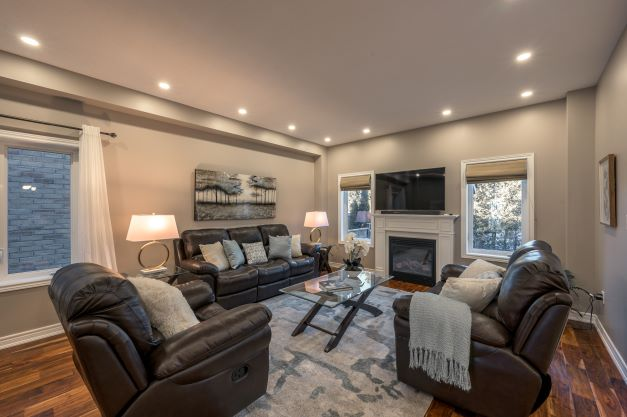
#> input picture MLAssignments/Assignment05/living_room.jpg, 627 x 417 px
$ jupyter execute --allow-errors assignment5a.ipynb
#> lines starting #> are read from the running program, lines starting #| are printed output that depends on the picture; long printed decimals are rounded
[cell 1]
import numpy as np
from skimage import io
import matplotlib.pyplot as plt
from sklearn.cluster import KMeans

[cell 2]
file = "_DSC0003.jpg"
#> (the rest of this cell did not finish here and is left out)

[cell 3]
def draw(N_cluster,data):
    shape=data.shape
    new_data = data.reshape(shape[0]*shape[1], 3)
    clusting = KMeans(n_clusters=N_cluster)
    cls_model = clusting.fit(new_data)
    centroids = cls_model.cluster_centers_
    cls_pred = cls_model.labels_
    for i in range(0, N_cluster):
        new_data[cls_pred == i] = centroids[i]
    new_data2 = new_data.reshape(shape[0], shape[1], 3)
    plt.figure()
    plt.title(file+" - k = "+str(N_cluster))
    plt.imshow(new_data2)
    return cls_model.inertia_

[cell 4]
inertias=[]
#> inertias = []
#> (the rest of this cell did not finish here and is left out)

#> (a cell that did not finish here is left out)

[cell 6]
file = "cat2.jpg"
#> (the rest of this cell did not finish here and is left out)

#> (a cell that did not finish here is left out)

[cell 8]
def k_means_inertia_calculation(datasets: np.ndarray, k: int):
    """ Calculate the inertia of K-means algorithm

    Arg:
        datasets(np.ndarray): The dataset that will be used to calculate the inertia.
        k(int): The number of clusters.

    Return:
        The inertia of K-means algorithm.
    """
    pass

    # Code start here
    kmeans = KMeans(n_clusters=k, random_state=0).fit(datasets)
    return kmeans.inertia_

[cell 9]
# Please replace the path if needed
fileName = "living_room.jpg"
#> fileName = 'living_room.jpg'
img = io.imread(fileName)
#> img is the input picture: shape (417, 627, 3); mean R, G, B 128.1, 112.1, 99.4
img = img.reshape(img.shape[0] * img.shape[1], 3)
inertia = []
for k in range(2, 20, 2):
    SSE = k_means_inertia_calculation(img, k)
    inertia.append(SSE)
    print("k=%s\t SSE = %f" % (k, SSE))
#> this loop made 9 passes
#> SSE on passes 1 to 9: 616285410.1, 227376132.7, 144310754.6, 107842976.4, 88614137.8, 74681886.1, 66995570.5, 55482388, 49108072.6
#| k=2	 SSE = 616285410.136
#| k=4	 SSE = 227376132.718
#| k=6	 SSE = 144310754.570
#| k=8	 SSE = 107842976.405
#| k=10	 SSE = 88614137.849
#| k=12	 SSE = 74681886.093
#| k=14	 SSE = 66995570.495
#| k=16	 SSE = 55482387.955
#> (further printed lines are left out)
#> after the loop, inertia = [616285410.1, 227376132.7, 144310754.6, 107842976.4, 88614137.8, 74681886.1, 66995570.5, 55482388, 49108072.6]
plt.plot(range(2, 20, 2), inertia)
plt.xlabel("Number of clusters")
plt.ylabel("Inertia")
plt.title("Inertia of K-means algorithm")
plt.show()
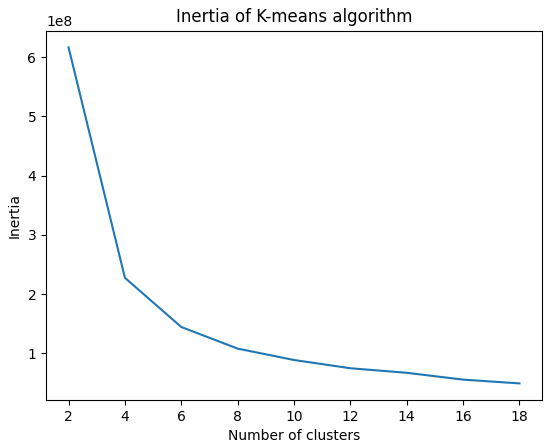
#> figure drawn by matplotlib, 1 panel

[cell 10]
stairs_img = "stairs.jpg"
task2_img = io.imread(stairs_img)
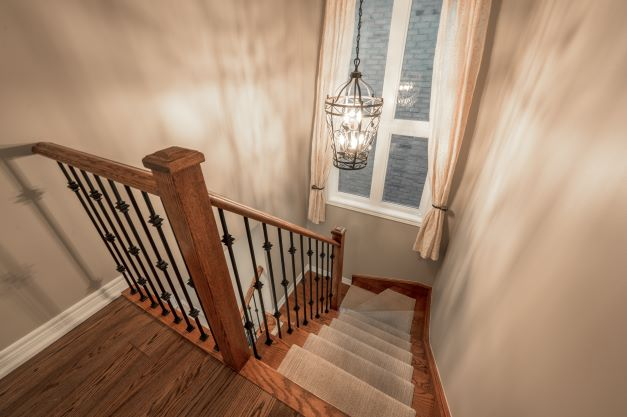
#> input picture MLAssignments/Assignment05/stairs.jpg, 627 x 417 px
#> task2_img is the input picture: shape (417, 627, 3); mean R, G, B 163, 134.3, 111.1
shape=task2_img.shape
#> shape = (417, 627, 3)
new_task2_img = task2_img.reshape(shape[0] * shape[1], 3)
clusting = KMeans(n_clusters=8, random_state=0).fit(new_task2_img)
centroids = clusting.cluster_centers_
#> centroids = [[191.4, 162.2, 135.8], [94.87, 54.63, 31.76], [143.3, 117.1, 94.89], [226.7, 213.8, 197.5], [167.5, 139.3, 114.8], [45.22, 19.41, 7.82], [213.3, 187, 161.8], [124, 86.83, 62.87]]
cls_pred = clusting.labels_
for i in range(0, 8):
    new_task2_img[cls_pred == i] = centroids[i]
new_task2_img = new_task2_img.reshape(shape[0], shape[1], 3)
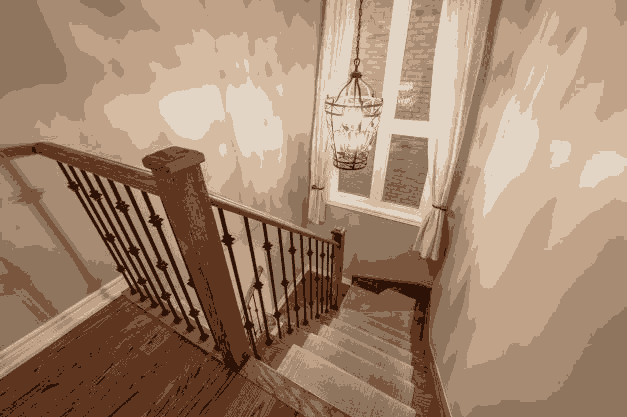
#> new_task2_img: shape (417, 627, 3); mean of channels 0, 1, 2 162.5, 134, 110.3; drawn as R, G, B
plt.title("Clustering result")
plt.imshow(new_task2_img)
